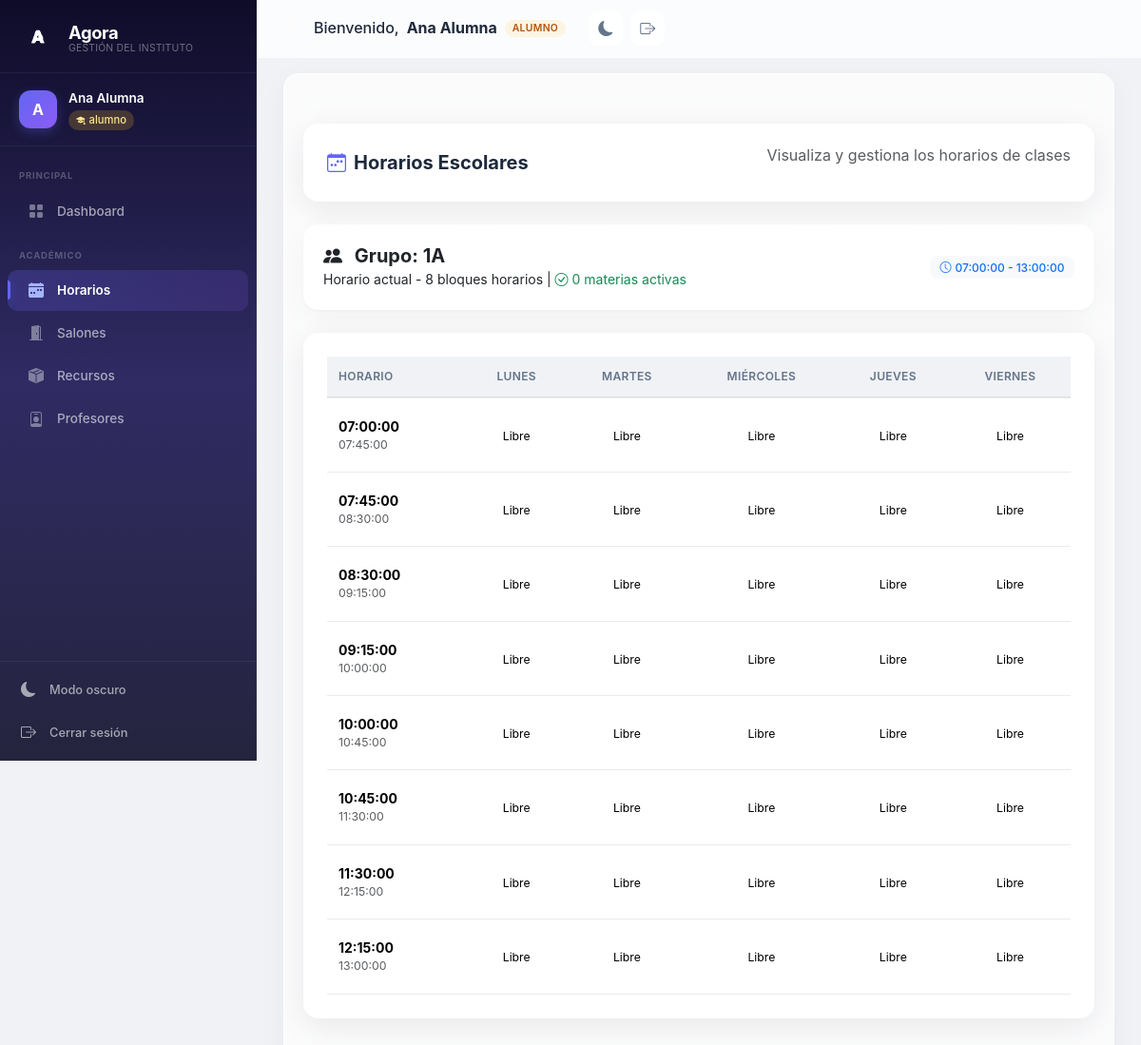
/dashboard.php?page=horarios (signed in), run on the app's committed database.
### tables this page shows
CREATE TABLE grupos (
    id          INT UNSIGNED AUTO_INCREMENT PRIMARY KEY,
    nombre      VARCHAR(50) NOT NULL,
    turno       ENUM('mañana', 'tarde', 'noche') NOT NULL,
    activo      BOOLEAN NOT NULL DEFAULT TRUE,
    created_at  TIMESTAMP DEFAULT CURRENT_TIMESTAMP
);

CREATE TABLE bloques_horarios (
    id          INT UNSIGNED AUTO_INCREMENT PRIMARY KEY,
    turno       ENUM('mañana', 'tarde', 'noche') NOT NULL,
    hora_inicio TIME NOT NULL,
    hora_fin    TIME NOT NULL,
    UNIQUE KEY uq_bloque_turno (turno, hora_inicio, hora_fin)
);

### pages/horarios.php (the view, shortened to what this page needs)
<?php
require_once __DIR__ . "/../backend/db_connection.php";
$rol = strtolower($_SESSION['rol'] ?? "invitado");
$grupo_id = $_GET['grupo_id'] ?? ($_SESSION['grupo_id'] ?? null);
$turno_seleccionado = $_GET['turno'] ?? '';
$filtro_estado_grupos = $_GET['estado_grupos'] ?? 'activos';
$dias_result = $conn->query("SELECT id, nombre_dia FROM dias ORDER BY id");
$dias = [];
if($dias_result && $dias_result->num_rows){
    while($d = $dias_result->fetch_assoc()){
        $dias[$d['id']] = $d['nombre_dia'];
    }
} else {
    $dias = [1=>'Lunes',2=>'Martes',3=>'Miércoles',4=>'Jueves',5=>'Viernes'];
}
$grupos = [];
if($rol === "admin"){
    $sql = "SELECT id, nombre, activo FROM grupos";
    $params = [];
    $types = "";
    $conditions = [];
    if($turno_seleccionado){
        $conditions[] = "turno = ?";
        $params[] = $turno_seleccionado;
        $types .= "s";
    }
    if ($filtro_estado_grupos === 'activos') {
        $conditions[] = "(activo = 1 OR activo IS NULL)";
    } elseif ($filtro_estado_grupos === 'inactivos') {
        $conditions[] = "activo = 0";
    }
    if (!empty($conditions)) {
        $sql .= " WHERE " . implode(" AND ", $conditions);
    }
    $sql .= " ORDER BY nombre";
    if($params){
        $stmt = $conn->prepare($sql);
        $stmt->bind_param($types, ...$params);
        $stmt->execute();
        $res = $stmt->get_result();
    } else {
        $res = $conn->query($sql);
    }
    while($g = $res->fetch_assoc()) $grupos[] = $g;
    if(isset($stmt)) $stmt->close();
} elseif($rol === "alumno"){
    if($grupo_id){
        $stmt = $conn->prepare("SELECT id, nombre, activo FROM grupos WHERE id=?");
        $stmt->bind_param("i", $grupo_id);
        $stmt->execute();
        $res = $stmt->get_result();
        if($res->num_rows) $grupos[] = $res->fetch_assoc();
    }
}
$bloques = [];
if($grupo_id){
    $stmt = $conn->prepare("
        SELECT b.id, b.hora_inicio, b.hora_fin
        FROM bloques_horarios b
        JOIN grupos g ON g.turno = b.turno
        WHERE g.id=?
        ORDER BY b.hora_inicio
    ");
    $stmt->bind_param("i", $grupo_id);
    $stmt->execute();
    $res = $stmt->get_result();
    while($b = $res->fetch_assoc()) $bloques[] = $b;
}
$horarios = [];
$materias_activas = [];
function isGrupoActivo($grupo) {
    return $grupo['activo'] == 1 || $grupo['activo'] === null;
}
$materias_activas_count = count($materias_activas);
$grupo_activo = false;
if ($grupo_id && !empty($grupos)) {
    foreach($grupos as $g) {
        if($g['id'] == $grupo_id) {
            $grupo_activo = isGrupoActivo($g);
            break;
        }
    }
}
?>
<div class="schedule-section">
    <div class="page-header">
        <h2>
            <i class="bi bi-calendar-week"></i>
            Horarios Escolares
        </h2>
        <p class="text-muted">Visualiza y gestiona los horarios de clases</p>
    </div>
    <?php if($grupo_id && !empty($grupos)):
        $grupo_nombre = '';
        foreach($grupos as $g) {
            if($g['id'] == $grupo_id) {
                $grupo_nombre = $g['nombre'];
                break;
            }
        }
    ?>
    <div class="card mb-4 <?= !$grupo_activo ? 'border-warning' : '' ?>">
        <div class="card-body">
            <div class="d-flex align-items-center justify-content-between">
                <div>
                    <h5 class="mb-0 fw-bold">
                        <i class="bi bi-people-fill me-2"></i>
                        Grupo: <?= htmlspecialchars($grupo_nombre, ENT_QUOTES, 'UTF-8') ?>
                    </h5>
                    <small>
                        Horario actual - <?= count($bloques) ?> bloques horarios |
                        <span class="text-success">
                            <i class="bi bi-check-circle"></i> <?= $materias_activas_count ?> materias activas
                        </span>
                    </small>
                </div>
                <div class="badge bg-light text-primary fs-6 p-2">
                    <i class="bi bi-clock me-1"></i><?= htmlspecialchars($bloques[0]['hora_inicio'], ENT_QUOTES, 'UTF-8') ?> - <?= htmlspecialchars(end($bloques)['hora_fin'], ENT_QUOTES, 'UTF-8') ?>
                </div>
            </div>
        </div>
    </div>
    <?php endif; ?>
    <?php if($grupo_id): ?>
    <div class="schedule-container">
        <div class="table-responsive">
            <table class="table table-hover align-middle mb-0" id="horarioTable">
                <thead>
                    <tr>
                        <th class="time-cell">Horario</th>
                        <?php foreach($dias as $d_id => $d_nombre): ?>
                            <th class="text-center"><?= htmlspecialchars($d_nombre, ENT_QUOTES, 'UTF-8') ?></th>
                        <?php endforeach; ?>
                    </tr>
                </thead>
                <tbody>
                    <?php foreach($bloques as $index => $b): ?>
                        <tr class="schedule-row">
                            <td class="time-cell">
                                <div class="d-flex flex-column">
                                    <span class="fw-bold"><?= htmlspecialchars($b['hora_inicio'], ENT_QUOTES, 'UTF-8') ?></span>
                                    <span class="text-muted small"><?= htmlspecialchars($b['hora_fin'], ENT_QUOTES, 'UTF-8') ?></span>
                                </div>
                            </td>
                            <?php foreach($dias as $d_id => $d_nombre): ?>
                                <?php if(isset($horarios[$d_id][$b['id']])):
                                    $h = $horarios[$d_id][$b['id']];
                                    $esActiva = $h['materia_activa'] == 1;
                                    $materia_class = getMateriaClass($h['nombre_materia'], $esActiva);
                                ?>
                                    <td class="class-cell">
                                        <div class="class-card <?= htmlspecialchars($materia_class, ENT_QUOTES, 'UTF-8') ?>"
                                             data-materia="<?= htmlspecialchars($h['nombre_materia'], ENT_QUOTES, 'UTF-8') ?>"
                                             data-profesor="<?= htmlspecialchars($h['profesor'] ?? '', ENT_QUOTES, 'UTF-8') ?>"
                                             data-salon="<?= htmlspecialchars($h['nombre_salon'] ?? '', ENT_QUOTES, 'UTF-8') ?>"
                                             data-activa="<?= $esActiva ? 'true' : 'false' ?>">
                                            <div class="class-content">
                                                <h6>
                                                    <?= htmlspecialchars($h['nombre_materia'], ENT_QUOTES, 'UTF-8') ?>
                                                    <?php if(!$esActiva): ?>
                                                        <span class="badge bg-warning ms-1" title="Materia inactiva">
                                                            <i class="bi bi-pause-circle"></i>
                                                        </span>
                                                    <?php endif; ?>
                                                </h6>
                                                <div class="class-details">
                                                    <small>
                                                        <i class="bi bi-person me-1"></i>
                                                        <?= htmlspecialchars($h['profesor'] ?? '', ENT_QUOTES, 'UTF-8') ?>
                                                    </small>
                                                    <small>
                                                        <i class="bi bi-geo-alt me-1"></i>
                                                        <?= htmlspecialchars($h['nombre_salon'] ?? '', ENT_QUOTES, 'UTF-8') ?>
                                                    </small>
                                                    <?php if(!$esActiva): ?>
                                                    <small class="text-warning">
                                                        <i class="bi bi-exclamation-triangle me-1"></i>
                                                        Materia inactiva
                                                    </small>
                                                    <?php endif; ?>
                                                </div>
                                            </div>
                                        </div>
                                    </td>
                                <?php else: ?>
                                    <td class="empty-cell">
                                        <div class="text-center py-3">
                                            <small>Libre</small>
                                        </div>
                                    </td>
                                <?php endif; ?>
                            <?php endforeach; ?>
                        </tr>
                    <?php endforeach; ?>
                </tbody>
            </table>
        </div>
    </div>
    <?php endif; ?>
</div>

### css/variables.css (style rules this page uses)
:root { --primary: #6366f1; --primary-rgb: 99, 102, 241; --primary-gradient: linear-gradient(135deg, #667eea, #764ba2); --accent: #8b5cf6; --success: #22c55e; --danger: #ef4444; --warning: #eab308; --info: #3b82f6; --dark: #0f172a; --light: #f8fafc; --text: #1e293b; --text-muted: #64748b; --bg: #f0f2f5; --bg-card: rgba(255,255,255,0.75); --border: rgba(0,0,0,0.08); --border-glass: rgba(255,255,255,0.3); --shadow: 0 8px 32px rgba(0,0,0,0.08); --radius: 14px; --radius-sm: 10px; --font: "Inter", system-ui, -apple-system, sans-serif; --transition: all 0.3s cubic-bezier(.4,0,.2,1); --sidebar-width: 270px; }

### css/components.css (style rules this page uses)
.page-header { display: flex; align-items: center; justify-content: space-between; flex-wrap: wrap; gap: 1rem; margin-bottom: 1.5rem; }
.page-header h2 { font-size: 1.375rem; font-weight: 700; color: var(--text-color); margin: 0; display: flex; align-items: center; gap: 0.5rem; }
.page-header h2 i { color: var(--primary); }
.card { border: 1px solid rgba(255,255,255,0.6) !important; border-radius: 16px !important; background: rgba(255,255,255,0.7) !important; backdrop-filter: blur(20px) !important; -webkit-backdrop-filter: blur(20px) !important; box-shadow: 0 1px 3px rgba(0,0,0,0.04), 0 8px 32px rgba(0,0,0,0.04) !important; transition: all 0.3s ease !important; overflow: hidden; position: relative; }
.card::before { content: ''; position: absolute; inset: 0; border-radius: 16px; padding: 1px; background: linear-gradient(135deg, rgba(255,255,255,0.5), rgba(255,255,255,0)); -webkit-mask: linear-gradient(#fff 0 0) content-box, linear-gradient(#fff 0 0); -webkit-mask-composite: xor; mask-composite: exclude; pointer-events: none; }
.card-body { padding: 1.25rem !important; }
.table { margin-bottom: 0 !important; font-size: 0.875rem !important; color: var(--text-color) !important; }
.table thead th { background: var(--bg-color) !important; color: var(--text-muted) !important; font-weight: 600 !important; font-size: 0.75rem !important; text-transform: uppercase !important; letter-spacing: 0.03em !important; padding: 0.75rem !important; border-bottom: 2px solid var(--border-color) !important; border-top: none !important; }
.table td { padding: 0.75rem !important; vertical-align: middle !important; border-color: var(--border-color) !important; }
.badge { font-weight: 500 !important; font-size: 0.75rem !important; padding: 0.3rem 0.6rem !important; border-radius: 8px !important; border: 1px solid rgba(255,255,255,0.3) !important; backdrop-filter: blur(6px) !important; -webkit-backdrop-filter: blur(6px) !important; }

### css/dashboard.css (style rules this page uses)
:root { --sidebar-width: 270px; --sidebar-collapsed: 0px; --primary-color: #6366f1; --primary-rgb: 99, 102, 241; --accent-color: #8b5cf6; --bg-color: #f0f2f5; --bg-card: rgba(255,255,255,0.75); --text-color: #1e293b; --text-muted: #64748b; --border-glass: rgba(255,255,255,0.3); --shadow-glass: 0 8px 32px rgba(0,0,0,0.08); --sidebar-bg: linear-gradient(180deg, #0f0c29 0%, #302b63 50%, #24243e 100%); --sidebar-text: rgba(255,255,255,0.6); --sidebar-hover: rgba(99,102,241,0.15); --sidebar-active: linear-gradient(135deg, rgba(99,102,241,0.25) 0%, rgba(139,92,246,0.15) 100%); --transition: all 0.3s cubic-bezier(.4,0,.2,1); --success: #22c55e; --danger: #ef4444; --warning: #eab308; --border-color: rgba(0,0,0,0.08); }
body { background-color: var(--bg-color); color: var(--text-color); transition: background-color 0.3s, color 0.3s; overflow-x: hidden; font-family: "Inter", system-ui, -apple-system, sans-serif; -webkit-font-smoothing: antialiased; }
.page-header { background: var(--bg-card); backdrop-filter: blur(16px); -webkit-backdrop-filter: blur(16px); border: 1px solid var(--border-glass); border-radius: 16px; padding: 1.25rem 1.5rem; margin-bottom: 1.5rem; display: flex; align-items: center; justify-content: space-between; flex-wrap: wrap; gap: 1rem; box-shadow: var(--shadow-glass); }
.page-header h2 { font-size: 1.25rem; font-weight: 700; color: var(--text-color); margin: 0; display: flex; align-items: center; gap: 0.5rem; }

### css/horarios.css (style rules this page uses)
.schedule-section { padding: 2rem 0; }
.schedule-container { background: rgba(255,255,255,0.7); backdrop-filter: blur(20px); -webkit-backdrop-filter: blur(20px); border: 1px solid rgba(255,255,255,0.3); border-radius: 16px; padding: 1.5rem; box-shadow: 0 8px 32px rgba(0,0,0,0.08); overflow: hidden; }

### data on the page
grupos: nombre "1A"
bloques_horarios: hora_inicio "07:00:00", hora_fin "07:45:00"
bloques_horarios: hora_fin "13:00:00", hora_inicio "12:15:00"
bloques_horarios: hora_inicio "07:45:00", hora_fin "08:30:00"
bloques_horarios: hora_inicio "08:30:00", hora_fin "09:15:00"
bloques_horarios: hora_inicio "09:15:00", hora_fin "10:00:00"
bloques_horarios: hora_inicio "10:00:00", hora_fin "10:45:00"
bloques_horarios: hora_inicio "10:45:00", hora_fin "11:30:00"
bloques_horarios: hora_inicio "11:30:00", hora_fin "12:15:00"

### other printed values
substr($nombre, 0, 1) "A"
$nombre "Ana Alumna"
$rol "alumno"
$rol "ALUMNO"
count($bloques) "8"
$materias_activas_count "0"
$d_nombre "LUNES"
$d_nombre "MARTES"
$d_nombre "MIÉRCOLES"
$d_nombre "JUEVES"
$d_nombre "VIERNES"
